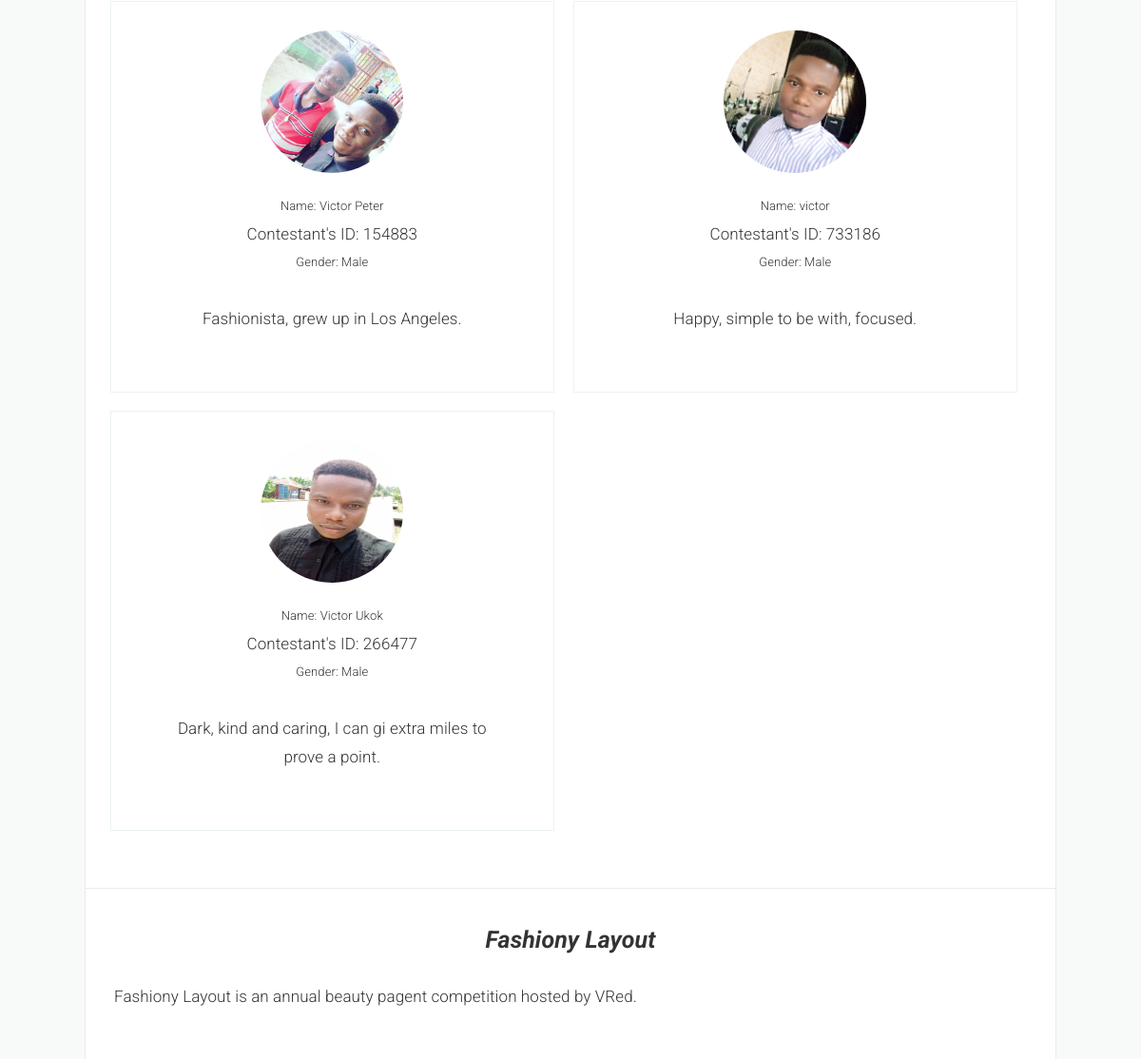
The app's page / (middle part), older data.
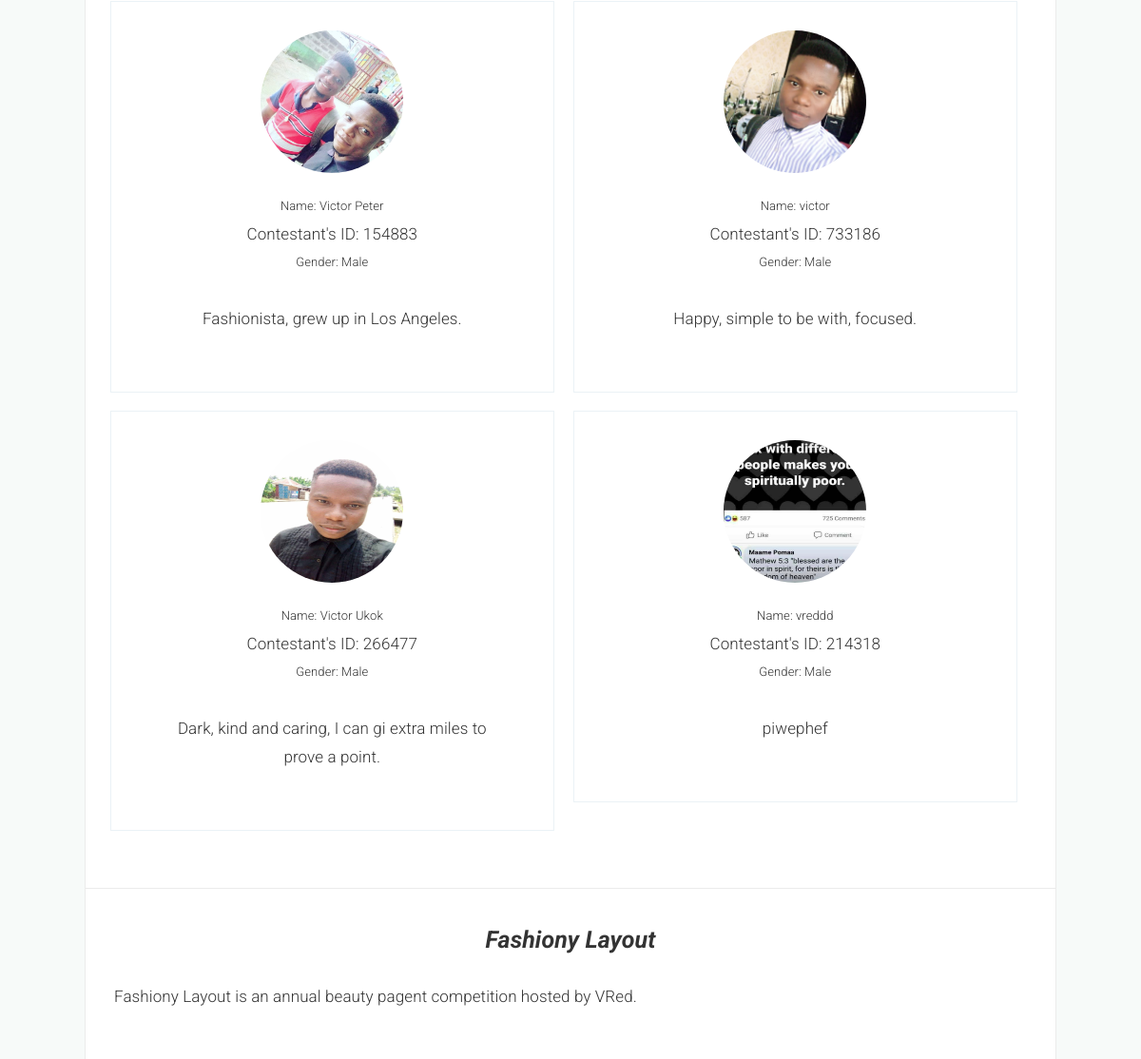
The same page, newer data.
### missandmr/models.py (models this page shows, shortened)
class contestant(models.Model):
    name = models.CharField(max_length=50, default='')
    picture = models.ImageField(upload_to='images/', default='')
    contestantsCode = models.CharField(max_length=455, default='')
    email = models.CharField(max_length=455, default='')
    gender = models.CharField(choices = [
        ('Male', 'Male'),
        ('Female', 'Female')
    ], max_length = 10, default="Male")
    description = models.TextField(max_length=455, default='')
    amount = models.CharField(max_length=455, default='N5,000')
    status = models.TextField(
        choices = [
        ('Not Paid', 'Not Paid'),
        ('Paid', 'Paid')
    ],max_length=20, default='Paid')

### missandmr/views.py (the view)
# urls.py: path('', views.index, name='index'),
def index(request):
    youtubeLink = youtubelink.objects.all()
    getContestants = contestant.objects.all()
    return render(request, 'thabisaView/index.html', {'videos': youtubeLink, 'contestant': getContestants})

### missandmr/templates/thabisaView/index.html (shortened to what this page needs)
{% extends './main.html' %}
{% load static %}
{% block content %}
<div class="site-wrapper">
	<main class="content" role="main" style="margin-bottom: 100px;">
		<div class="grid">
			{% for person in contestant %}
			{% if person.status == "Paid" %}
			<div class="grid-item">
				<article class="post">
				<div class="wrapgriditem">
					<div style="text-align:center;">
						<img style="border-radius: 50%; height: 150px; width: 150px;" src="{{person.picture.url}}" alt="David" nopin="nopin"/>
					</div>
					<div style="text-align: center;">
						<div style="font-size:small; margin-top:20px;">Name: {{person.name}}</div>
						<div>Contestant's ID: {{person.contestantsCode}}</div>
						<div style="font-size:small">Gender: {{person.gender}}</div>
					</div>
					<div style="padding: 30px; text-align: center;">
						{{person.description}}
					</div>
				</div>
				</article>
			</div>
			{% endif %}
			{% endfor %}
		</div>
		</main>
	<main id="content" class="content" role="main">
	<div class="wraps">
		<div>
			<div style="text-align: center; font-weight: bold;" class="post-title">
				Fashiony Layout
			</div>
			<div style="padding: 30px;">
				Fashiony Layout is an annual beauty pagent competition
				hosted by VRed.
			</div>
		</div>
		<div>
			<div style="text-align: center; font-weight: bold; padding: 30px;" class="post-title">
			</div>
		</div>
	</div>
	</main>
</div>
{% endblock %}

Row changes from the older to the newer data that the page shows:
added contestant: picture (picture), name "vreddd", contestantsCode "214318", gender "Male", description "piwephef"
